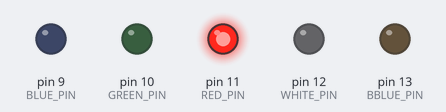
Bench run of a sketch on a simulated Arduino Uno, built with avr-gcc and run on an emulated ATmega328P. Shown: output pins drawn as LEDs (lit = HIGH).

Above: at 0.05 s.
At 0.65 s:
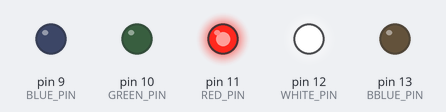
At 1.25 s:
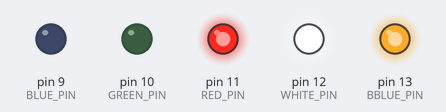
At 2.4 s:
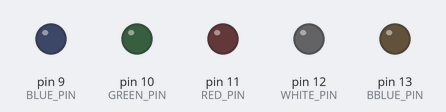
Timing chart, 0 to 3.0 s (numbered marks = the images above):
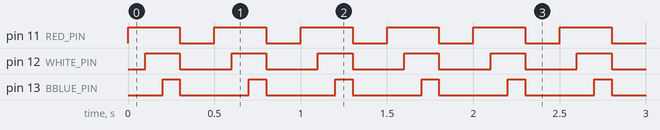

The sketch:

first_ino.ino
```cpp
//My first attempt at .ino coding
//This is a hard-coded light show with 3 leds: one RBG, one white (strobe), one bright blue
//by Stephen Keller with help from SparkFun Electronics code
//see more at macmaster1108.tumblr.com

const int RED_PIN = 11;//RGB
const int GREEN_PIN = 10;
const int BLUE_PIN = 9;
const int WHITE_PIN = 12;//White
const int BBLUE_PIN = 13;//Bright Blue LED

int STROBE_TIME = 50;
int DELAY_TIME = 250;
int red = 1000;//in RBClick these are the times red blue LEDs are on
int blue = red *2;
int clock = 0;

void setup(){
  // Here we'll configure the Arduino pins we're using to
  // drive the LED to be outputs:

  pinMode(RED_PIN, OUTPUT);
  pinMode(GREEN_PIN, OUTPUT);
  pinMode(BLUE_PIN, OUTPUT);
  pinMode(WHITE_PIN, OUTPUT);
  pinMode(BBLUE_PIN, OUTPUT);
}

void loop(){
  //  mainColors();
  //  strobe();
  //  flashBlue();
  // policeLights();
  //RBClick();
  linearFlash();
}


void mainColors(){
  // Off (all LEDs off):

  digitalWrite(RED_PIN, LOW);
  digitalWrite(GREEN_PIN, LOW);
  digitalWrite(BLUE_PIN, LOW);

  delay(1000);

  // Red (turn just the red LED on):

  digitalWrite(RED_PIN, HIGH);
  digitalWrite(GREEN_PIN, LOW);
  digitalWrite(BLUE_PIN, LOW);

  delay(1000);

  // Green (turn just the green LED on):

  digitalWrite(RED_PIN, LOW);
  digitalWrite(GREEN_PIN, HIGH);
  digitalWrite(BLUE_PIN, LOW);

  delay(1000);

  // Blue (turn just the blue LED on):

  digitalWrite(RED_PIN, LOW);
  digitalWrite(GREEN_PIN, LOW);
  digitalWrite(BLUE_PIN, HIGH);

  delay(1000);

  // Yellow (turn red and green on):

  digitalWrite(RED_PIN, HIGH);
  digitalWrite(GREEN_PIN, HIGH);
  digitalWrite(BLUE_PIN, LOW);

  delay(1000);

  // Cyan (turn green and blue on):

  digitalWrite(RED_PIN, LOW);
  digitalWrite(GREEN_PIN, HIGH);
  digitalWrite(BLUE_PIN, HIGH);

  delay(1000);

  // Purple (turn red and blue on):

  digitalWrite(RED_PIN, HIGH);
  digitalWrite(GREEN_PIN, LOW);
  digitalWrite(BLUE_PIN, HIGH);

  delay(1000);

  // White (turn all the LEDs on):

  digitalWrite(RED_PIN, HIGH);
  digitalWrite(GREEN_PIN, HIGH);
  digitalWrite(BLUE_PIN, HIGH);

  delay(1000); //the multicolor LED will constantly cycle through colors
}

void flashBlue(){
  //THE BBLUE LED WILL FLASH
  for(int j =0; j<20; j++){
    digitalWrite(BBLUE_PIN, HIGH);
    delay(1000);
    digitalWrite(BBLUE_PIN, LOW);
    delay(1000);
  }
}

void policeLights(){


  digitalWrite(RED_PIN, HIGH);
  digitalWrite(GREEN_PIN, LOW);
  digitalWrite(BLUE_PIN, LOW);//RED RGB
  delay(DELAY_TIME);
  digitalWrite(BBLUE_PIN, HIGH);
  digitalWrite(RED_PIN, LOW);
  digitalWrite(GREEN_PIN, LOW);
  digitalWrite(BLUE_PIN, LOW);
  for(int g = 0; g<3; g++){
    digitalWrite(WHITE_PIN, HIGH);
    delay(STROBE_TIME);
    digitalWrite(WHITE_PIN, LOW);
    delay(STROBE_TIME);
  }
  delay(DELAY_TIME);
  digitalWrite(BBLUE_PIN, LOW);


}

void linearFlash(){
  digitalWrite(RED_PIN, HIGH);
  digitalWrite(GREEN_PIN, LOW);
  digitalWrite(BLUE_PIN, LOW);//RED RGB

  delay(100);

  digitalWrite(WHITE_PIN, HIGH);

  delay(100);

  digitalWrite(BBLUE_PIN, HIGH);

  delay(100);

  digitalWrite(RED_PIN, LOW);
  digitalWrite(GREEN_PIN, LOW);
  digitalWrite(BLUE_PIN, LOW);//RED RGB
  digitalWrite(WHITE_PIN, LOW);
  digitalWrite(BBLUE_PIN, LOW);
  delay(200);

}

//////////////////////////////////////////////////////////////////////////////////////////////////////////////////////////////////////////////////
//void strobe(int clocky){
//  //THE WHITE LED WILL STROBE
//  int tops = clocky + 400;
//  int curclock = clocky;
//  for(curclock; curclock<tops; curclock++){
//    delay(1);
//    clock++;
//    if(curclock%50 == 0){
//    digitalWrite(WHITE_PIN, LOW);
//    }
//    if(curclock%100 ==0){
//    digitalWrite(WHITE_PIN, HIGH);
//    }
//  }
//}


void RBClick(){
  clock = 0;
  while(clock < (red+blue+1)){
    delay(1);
    clock++;
    if(clock%red == 0){
      //red on
      //blue off
      digitalWrite(RED_PIN, HIGH);
      digitalWrite(GREEN_PIN, LOW);
      digitalWrite(BLUE_PIN, LOW);//RED RGB
      digitalWrite(BBLUE_PIN, LOW);
    }
    if(clock%500 ==0){
      for(int i = 0; i<4; i++){
        digitalWrite(WHITE_PIN, HIGH);
        delay(50);
        clock = clock+50;
        if(clock%(red+blue) == 0){
          //blue on
          //red off
          digitalWrite(BBLUE_PIN, HIGH);
          digitalWrite(RED_PIN, LOW);
          digitalWrite(GREEN_PIN, LOW);
          digitalWrite(BLUE_PIN, LOW);
        }
        digitalWrite(WHITE_PIN, LOW);
        delay(50);
        clock = clock+50;
        if(clock%(red+blue) == 0){
          //blue on
          //red off
          digitalWrite(BBLUE_PIN, HIGH);
          digitalWrite(RED_PIN, LOW);
          digitalWrite(GREEN_PIN, LOW);
          digitalWrite(BLUE_PIN, LOW);
        }
      }
    }
    if(clock%blue == 0){
      //blue on
      //red off
      digitalWrite(BBLUE_PIN, HIGH);
      digitalWrite(RED_PIN, LOW);
      digitalWrite(GREEN_PIN, LOW);
      digitalWrite(BLUE_PIN, LOW);

    }
  }
}
```

Measured:
- by itself, pin 11 (RED_PIN): alternates HIGH for 0.30 s and LOW for 0.20 s
- by itself, pin 12 (WHITE_PIN): alternates HIGH for 0.20 s and LOW for 0.30 s
- by itself, pin 13 (BBLUE_PIN): alternates HIGH for 0.10 s and LOW for 0.40 s
